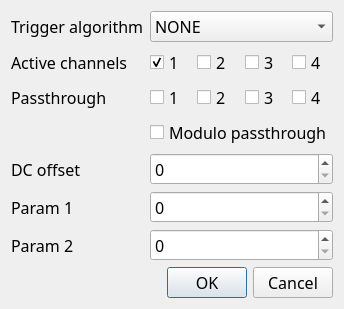
<?xml version="1.0" encoding="UTF-8"?>
<ui version="4.0">
 <class>RegisterDialog</class>
 <widget class="QDialog" name="RegisterDialog">
  <property name="geometry">
   <rect>
    <x>0</x>
    <y>0</y>
    <width>297</width>
    <height>268</height>
   </rect>
  </property>
  <property name="font">
   <font>
    <family>Calibri Light</family>
    <pointsize>12</pointsize>
   </font>
  </property>
  <property name="windowTitle">
   <string>Dialog</string>
  </property>
  <layout class="QVBoxLayout" name="verticalLayout">
   <item>
    <layout class="QFormLayout" name="formLayout">
     <item row="0" column="0">
      <widget class="QLabel" name="label">
       <property name="text">
        <string>Trigger algorithm</string>
       </property>
      </widget>
     </item>
     <item row="0" column="1">
      <widget class="QComboBox" name="triggerAlgoithmSelector">
       <item>
        <property name="text">
         <string>NONE</string>
        </property>
       </item>
       <item>
        <property name="text">
         <string>2X</string>
        </property>
       </item>
       <item>
        <property name="text">
         <string>SmoothDerivative</string>
        </property>
       </item>
       <item>
        <property name="text">
         <string>Trapezoidal v1</string>
        </property>
       </item>
      </widget>
     </item>
     <item row="1" column="0">
      <widget class="QLabel" name="label_2">
       <property name="text">
        <string>Active channels</string>
       </property>
      </widget>
     </item>
     <item row="1" column="1">
      <layout class="QHBoxLayout" name="horizontalLayout">
       <item>
        <widget class="QCheckBox" name="activeChannel1">
         <property name="text">
          <string>1</string>
         </property>
         <property name="checked">
          <bool>true</bool>
         </property>
        </widget>
       </item>
       <item>
        <widget class="QCheckBox" name="activeChannel2">
         <property name="text">
          <string>2</string>
         </property>
        </widget>
       </item>
       <item>
        <widget class="QCheckBox" name="activeChannel3">
         <property name="text">
          <string>3</string>
         </property>
        </widget>
       </item>
       <item>
        <widget class="QCheckBox" name="activeChannel4">
         <property name="text">
          <string>4</string>
         </property>
        </widget>
       </item>
      </layout>
     </item>
     <item row="2" column="0">
      <widget class="QLabel" name="label_3">
       <property name="text">
        <string>Passthrough</string>
       </property>
      </widget>
     </item>
     <item row="2" column="1">
      <layout class="QHBoxLayout" name="horizontalLayout_2">
       <item>
        <widget class="QCheckBox" name="passthroughChannel1">
         <property name="text">
          <string>1</string>
         </property>
        </widget>
       </item>
       <item>
        <widget class="QCheckBox" name="passthroughChannel2">
         <property name="text">
          <string>2</string>
         </property>
        </widget>
       </item>
       <item>
        <widget class="QCheckBox" name="passthroughChannel3">
         <property name="text">
          <string>3</string>
         </property>
        </widget>
       </item>
       <item>
        <widget class="QCheckBox" name="passthroughChannel4">
         <property name="text">
          <string>4</string>
         </property>
        </widget>
       </item>
      </layout>
     </item>
     <item row="4" column="0">
      <widget class="QLabel" name="label_4">
       <property name="text">
        <string>DC offset</string>
       </property>
      </widget>
     </item>
     <item row="6" column="0">
      <widget class="QLabel" name="label_5">
       <property name="text">
        <string>Param 1</string>
       </property>
      </widget>
     </item>
     <item row="7" column="0">
      <widget class="QLabel" name="label_6">
       <property name="text">
        <string>Param 2</string>
       </property>
      </widget>
     </item>
     <item row="4" column="1">
      <widget class="QSpinBox" name="algorithmParamInput0">
       <property name="maximum">
        <number>32767</number>
       </property>
      </widget>
     </item>
     <item row="6" column="1">
      <widget class="QSpinBox" name="algorithmParamInput1"/>
     </item>
     <item row="7" column="1">
      <widget class="QSpinBox" name="algorithmParamInput2"/>
     </item>
     <item row="3" column="0">
      <widget class="QLabel" name="label_7">
       <property name="text">
        <string/>
       </property>
      </widget>
     </item>
     <item row="3" column="1">
      <widget class="QCheckBox" name="moduloPassthrough">
       <property name="text">
        <string>Modulo passthrough</string>
       </property>
      </widget>
     </item>
    </layout>
   </item>
   <item>
    <widget class="QDialogButtonBox" name="buttonBox">
     <property name="orientation">
      <enum>Qt::Horizontal</enum>
     </property>
     <property name="standardButtons">
      <set>QDialogButtonBox::Cancel|QDialogButtonBox::Ok</set>
     </property>
    </widget>
   </item>
  </layout>
 </widget>
 <resources/>
 <connections>
  <connection>
   <sender>buttonBox</sender>
   <signal>accepted()</signal>
   <receiver>RegisterDialog</receiver>
   <slot>accept()</slot>
   <hints>
    <hint type="sourcelabel">
     <x>248</x>
     <y>254</y>
    </hint>
    <hint type="destinationlabel">
     <x>157</x>
     <y>274</y>
    </hint>
   </hints>
  </connection>
  <connection>
   <sender>buttonBox</sender>
   <signal>rejected()</signal>
   <receiver>RegisterDialog</receiver>
   <slot>reject()</slot>
   <hints>
    <hint type="sourcelabel">
     <x>316</x>
     <y>260</y>
    </hint>
    <hint type="destinationlabel">
     <x>286</x>
     <y>274</y>
    </hint>
   </hints>
  </connection>
 </connections>
</ui>
